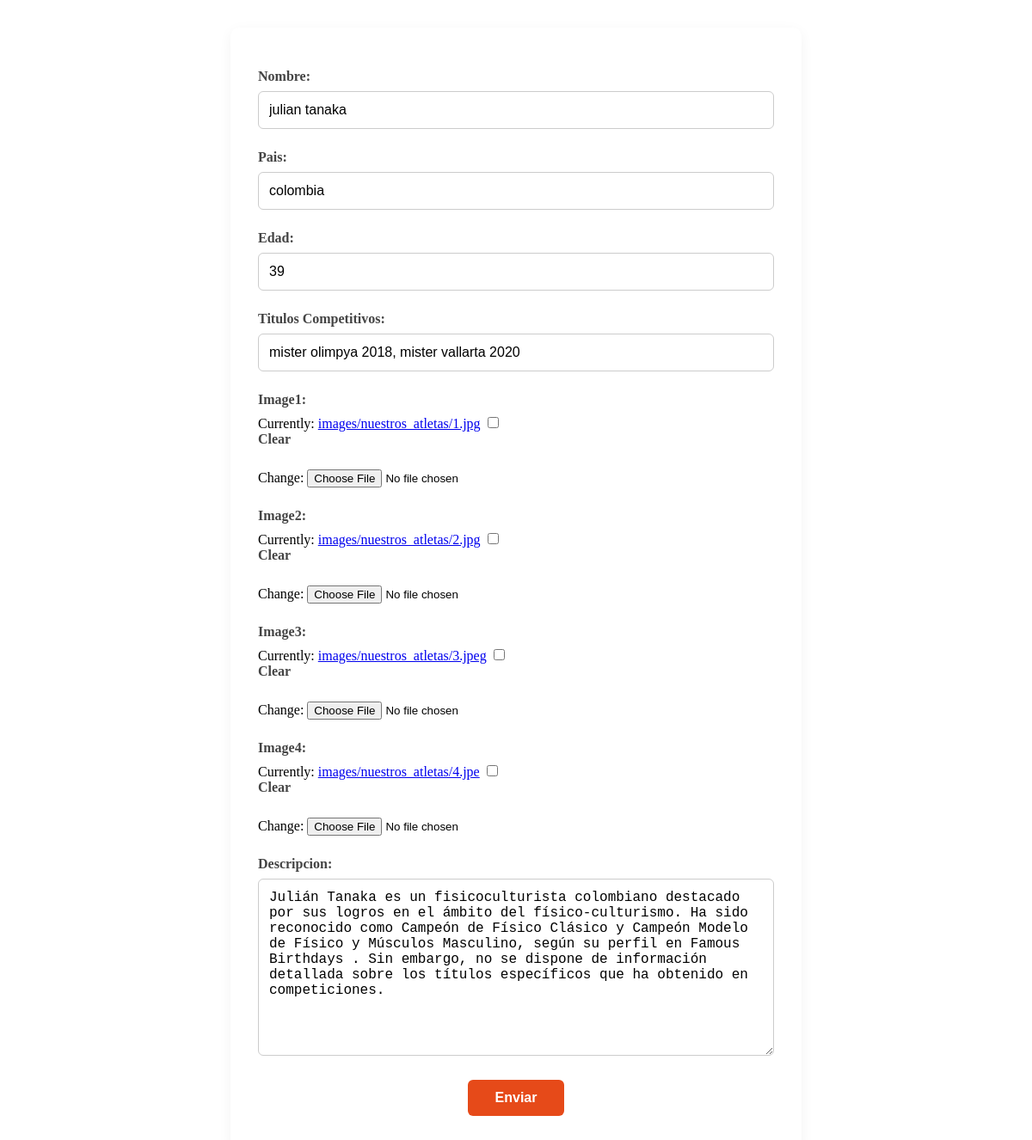
Screenshot of /editar_atleta/9/ with the database file from the repository.
### fitapp/models.py (models this page shows, shortened)
class NuestrosAtletas(models.Model):
    nombre=models.CharField(max_length=100,blank=True,null=True)
    pais=models.CharField(max_length=200,null=True,blank=True,verbose_name="Pais")
    edad=models.CharField(max_length=100,blank=True,null=True)
    titulos_competitivos=models.CharField(max_length=200,blank=True,null=True)
    image1=models.ImageField(upload_to="images/nuestros_atletas",blank=True,null=True)
    image2=models.ImageField(upload_to="images/nuestros_atletas",blank=True,null=True)
    image3=models.ImageField(upload_to="images/nuestros_atletas",blank=True,null=True)
    image4=models.ImageField(upload_to="images/nuestros_atletas",blank=True,null=True)
    descripcion=models.TextField(blank=True,null=True)
    class Meta:
        verbose_name="Nuestros Atletas"
        verbose_name_plural="Nuestros Atletas"

### fitapp/views.py (the view)
# urls.py: path('editar_atleta/<int:id>/', views.editar_atleta,name="editar_atleta"),
def editar_atleta(request,id):
    atleta = get_object_or_404(NuestrosAtletas, id=id)
    if request.method == "POST":
        form=AtletaForm(request.POST,request.FILES,instance=atleta)
        if form.is_valid():
            form.save()
            return redirect('lista_atletas')
    else:
        form=AtletaForm(instance=atleta)
    return render(request,'agregar_atleta.html',{'form':form})

### fitapp/forms.py
class AtletaForm(forms.ModelForm):
    class Meta:
        model = NuestrosAtletas
        fields= '__all__'
        labels={
            'nombre':'Nombre','edad':'Edad','titulos_competitivos':'Titulos Competitivos'
        }

### fitapp/templates/agregar_atleta.html (shortened to what this page needs)
<!DOCTYPE html>
<html lang="es">
<head>
    {%load static%}
     <link rel="stylesheet" href="{%static 'css/estilos_forms.css'%}" type="text/css">
</head>
</body>
{% block content %}
<form method="post" enctype="multipart/form-data">
    {{ form.as_p }}
    <button type="submit">Enviar</button>
</form>
{% endblock %}
</body>
</html>

### fitapp/static/css/estilos_forms.css (style rules this page uses)
form { background: #ffffff; padding: 2rem; margin-top: 2rem; border-radius: 10px; box-shadow: 0 4px 15px rgba(0, 0, 0, 0.05); max-width: 600px; margin-left: auto; margin-right: auto; }
form p { margin-bottom: 1.5rem; }
form label { display: block; font-weight: 600; margin-bottom: 0.5rem; color: #444; }
form input[type="text"], form input[type="email"], form input[type="password"], form select, form textarea { width: 100%; padding: 0.75rem; font-size: 1rem; border: 1px solid #ccc; border-radius: 6px; box-sizing: border-box; transition: border-color 0.3s ease, box-shadow 0.3s ease; }
form button[type="submit"] { display:flex; margin:10px auto; background-color: #e64a19; color: #fff; padding: 0.75rem 2rem; border: none; border-radius: 6px; font-size: 1rem; font-weight: 600; cursor: pointer; transition: background-color 0.3s ease; }

### rows the page displays
NuestrosAtletas: nombre "julian tanaka", pais "colombia", edad "39", titulos_competitivos "mister olimpya 2018, mister vallarta 2020", descripcion "Julián Tanaka es un fisicoculturista colombiano destacado por sus logros en el ámbito del físico-culturismo. Ha sido reconocido como Campeón de Físico Clásico y Campeón Modelo de Físico y Músculos Masculino, según su perfil en Famous Birthdays . Sin embargo, no se dispone de información detallada sobre los títulos específicos que ha obtenido en competiciones."
